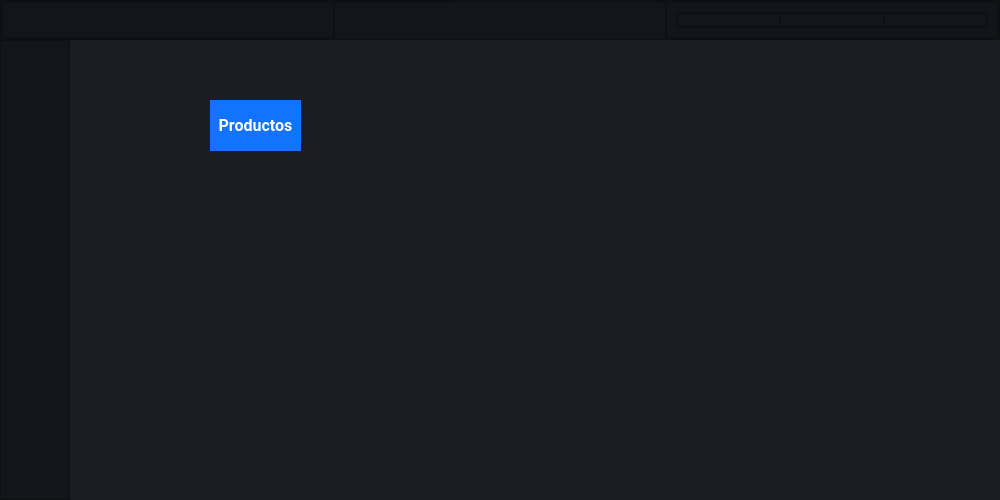
<?xml version="1.0" encoding="UTF-8"?>
<ui version="4.0">
 <class>MainWindow</class>
 <widget class="QMainWindow" name="MainWindow">
  <property name="geometry">
   <rect>
    <x>0</x>
    <y>0</y>
    <width>1000</width>
    <height>500</height>
   </rect>
  </property>
  <property name="windowTitle">
   <string>MainWindow</string>
  </property>
  <property name="styleSheet">
   <string notr="true">background-color: rgb(45, 45, 45);</string>
  </property>
  <widget class="QWidget" name="centralwidget">
   <property name="minimumSize">
    <size>
     <width>1000</width>
     <height>500</height>
    </size>
   </property>
   <layout class="QVBoxLayout" name="verticalLayout">
    <property name="spacing">
     <number>0</number>
    </property>
    <property name="leftMargin">
     <number>0</number>
    </property>
    <property name="topMargin">
     <number>0</number>
    </property>
    <property name="rightMargin">
     <number>0</number>
    </property>
    <property name="bottomMargin">
     <number>0</number>
    </property>
    <item>
     <widget class="QFrame" name="Top_Bar">
      <property name="maximumSize">
       <size>
        <width>16777215</width>
        <height>40</height>
       </size>
      </property>
      <property name="styleSheet">
       <string notr="true">background-color: rgb(35, 35, 35);
</string>
      </property>
      <property name="frameShape">
       <enum>QFrame::NoFrame</enum>
      </property>
      <property name="frameShadow">
       <enum>QFrame::Raised</enum>
      </property>
      <layout class="QHBoxLayout" name="horizontalLayout">
       <property name="spacing">
        <number>0</number>
       </property>
       <property name="leftMargin">
        <number>0</number>
       </property>
       <property name="topMargin">
        <number>0</number>
       </property>
       <property name="rightMargin">
        <number>0</number>
       </property>
       <property name="bottomMargin">
        <number>0</number>
       </property>
       <item>
        <widget class="QFrame" name="frame_top">
         <property name="minimumSize">
          <size>
           <width>0</width>
           <height>0</height>
          </size>
         </property>
         <property name="styleSheet">
          <string notr="true">background-color: rgb(18, 21, 26);</string>
         </property>
         <property name="frameShape">
          <enum>QFrame::StyledPanel</enum>
         </property>
         <property name="frameShadow">
          <enum>QFrame::Raised</enum>
         </property>
         <layout class="QHBoxLayout" name="horizontalLayout_3">
          <property name="spacing">
           <number>0</number>
          </property>
          <property name="leftMargin">
           <number>0</number>
          </property>
          <property name="topMargin">
           <number>0</number>
          </property>
          <property name="rightMargin">
           <number>0</number>
          </property>
          <property name="bottomMargin">
           <number>0</number>
          </property>
          <item>
           <widget class="QFrame" name="frame">
            <property name="frameShape">
             <enum>QFrame::StyledPanel</enum>
            </property>
            <property name="frameShadow">
             <enum>QFrame::Raised</enum>
            </property>
            <layout class="QHBoxLayout" name="horizontalLayout_4">
             <property name="spacing">
              <number>0</number>
             </property>
             <property name="leftMargin">
              <number>0</number>
             </property>
             <property name="topMargin">
              <number>0</number>
             </property>
             <property name="rightMargin">
              <number>0</number>
             </property>
             <property name="bottomMargin">
              <number>0</number>
             </property>
             <item>
              <widget class="QFrame" name="frame_izquierda">
               <property name="frameShape">
                <enum>QFrame::StyledPanel</enum>
               </property>
               <property name="frameShadow">
                <enum>QFrame::Raised</enum>
               </property>
              </widget>
             </item>
             <item>
              <widget class="QFrame" name="frame_medio">
               <property name="sizePolicy">
                <sizepolicy hsizetype="Preferred" vsizetype="Preferred">
                 <horstretch>0</horstretch>
                 <verstretch>7</verstretch>
                </sizepolicy>
               </property>
               <property name="minimumSize">
                <size>
                 <width>0</width>
                 <height>40</height>
                </size>
               </property>
               <property name="frameShape">
                <enum>QFrame::StyledPanel</enum>
               </property>
               <property name="frameShadow">
                <enum>QFrame::Raised</enum>
               </property>
               <widget class="QLabel" name="label_logo">
                <property name="geometry">
                 <rect>
                  <x>120</x>
                  <y>-25</y>
                  <width>202</width>
                  <height>80</height>
                 </rect>
                </property>
                <property name="sizePolicy">
                 <sizepolicy hsizetype="Maximum" vsizetype="Maximum">
                  <horstretch>0</horstretch>
                  <verstretch>0</verstretch>
                 </sizepolicy>
                </property>
                <property name="styleSheet">
                 <string notr="true">border-image: url(:/cct/Logo.png);</string>
                </property>
                <property name="text">
                 <string/>
                </property>
               </widget>
              </widget>
             </item>
             <item>
              <widget class="QFrame" name="frame_derecha">
               <property name="sizePolicy">
                <sizepolicy hsizetype="Preferred" vsizetype="Preferred">
                 <horstretch>0</horstretch>
                 <verstretch>0</verstretch>
                </sizepolicy>
               </property>
               <property name="frameShape">
                <enum>QFrame::StyledPanel</enum>
               </property>
               <property name="frameShadow">
                <enum>QFrame::Raised</enum>
               </property>
               <layout class="QHBoxLayout" name="horizontalLayout_5">
                <item>
                 <widget class="QFrame" name="frame_sub_derecha">
                  <property name="frameShape">
                   <enum>QFrame::StyledPanel</enum>
                  </property>
                  <property name="frameShadow">
                   <enum>QFrame::Raised</enum>
                  </property>
                  <layout class="QHBoxLayout" name="horizontalLayout_6">
                   <property name="spacing">
                    <number>0</number>
                   </property>
                   <property name="leftMargin">
                    <number>0</number>
                   </property>
                   <property name="topMargin">
                    <number>0</number>
                   </property>
                   <property name="rightMargin">
                    <number>0</number>
                   </property>
                   <property name="bottomMargin">
                    <number>0</number>
                   </property>
                   <item>
                    <widget class="QFrame" name="frame_interno_izquierdo">
                     <property name="frameShape">
                      <enum>QFrame::StyledPanel</enum>
                     </property>
                     <property name="frameShadow">
                      <enum>QFrame::Raised</enum>
                     </property>
                    </widget>
                   </item>
                   <item>
                    <widget class="QFrame" name="frame_intern_medio">
                     <property name="frameShape">
                      <enum>QFrame::StyledPanel</enum>
                     </property>
                     <property name="frameShadow">
                      <enum>QFrame::Raised</enum>
                     </property>
                    </widget>
                   </item>
                   <item>
                    <widget class="QFrame" name="frame_interno_derecha">
                     <property name="frameShape">
                      <enum>QFrame::StyledPanel</enum>
                     </property>
                     <property name="frameShadow">
                      <enum>QFrame::Raised</enum>
                     </property>
                     <layout class="QHBoxLayout" name="horizontalLayout_7">
                      <property name="spacing">
                       <number>0</number>
                      </property>
                      <property name="leftMargin">
                       <number>0</number>
                      </property>
                      <property name="topMargin">
                       <number>0</number>
                      </property>
                      <property name="rightMargin">
                       <number>0</number>
                      </property>
                      <property name="bottomMargin">
                       <number>0</number>
                      </property>
                      <item alignment="Qt::AlignHCenter|Qt::AlignTop">
                       <widget class="QPushButton" name="Btn_minimize">
                        <property name="sizePolicy">
                         <sizepolicy hsizetype="Fixed" vsizetype="Fixed">
                          <horstretch>0</horstretch>
                          <verstretch>0</verstretch>
                         </sizepolicy>
                        </property>
                        <property name="styleSheet">
                         <string notr="true">border: none;
</string>
                        </property>
                        <property name="text">
                         <string/>
                        </property>
                        <property name="icon">
                         <iconset resource="Imágenes .PNG Oficiales/img_oficiales.qrc">
                          <normaloff>:/cct/Exit.png</normaloff>:/cct/Exit.png</iconset>
                        </property>
                        <property name="iconSize">
                         <size>
                          <width>45</width>
                          <height>45</height>
                         </size>
                        </property>
                       </widget>
                      </item>
                      <item alignment="Qt::AlignHCenter|Qt::AlignTop">
                       <widget class="QPushButton" name="Btn_maximize">
                        <property name="sizePolicy">
                         <sizepolicy hsizetype="Fixed" vsizetype="Fixed">
                          <horstretch>0</horstretch>
                          <verstretch>0</verstretch>
                         </sizepolicy>
                        </property>
                        <property name="styleSheet">
                         <string notr="true">border: none;
</string>
                        </property>
                        <property name="text">
                         <string/>
                        </property>
                        <property name="icon">
                         <iconset resource="Imágenes .PNG Oficiales/img_oficiales.qrc">
                          <normaloff>:/cct/Exit.png</normaloff>:/cct/Exit.png</iconset>
                        </property>
                        <property name="iconSize">
                         <size>
                          <width>45</width>
                          <height>45</height>
                         </size>
                        </property>
                       </widget>
                      </item>
                      <item>
                       <widget class="QPushButton" name="Btn_close">
                        <property name="sizePolicy">
                         <sizepolicy hsizetype="Minimum" vsizetype="Fixed">
                          <horstretch>0</horstretch>
                          <verstretch>0</verstretch>
                         </sizepolicy>
                        </property>
                        <property name="styleSheet">
                         <string notr="true">border: none;</string>
                        </property>
                        <property name="text">
                         <string/>
                        </property>
                        <property name="icon">
                         <iconset resource="Imágenes .PNG Oficiales/img_oficiales.qrc">
                          <normaloff>:/cct/Exit.png</normaloff>:/cct/Exit.png</iconset>
                        </property>
                        <property name="iconSize">
                         <size>
                          <width>45</width>
                          <height>45</height>
                         </size>
                        </property>
                       </widget>
                      </item>
                     </layout>
                    </widget>
                   </item>
                  </layout>
                 </widget>
                </item>
               </layout>
              </widget>
             </item>
            </layout>
           </widget>
          </item>
         </layout>
        </widget>
       </item>
      </layout>
     </widget>
    </item>
    <item>
     <widget class="QFrame" name="Content">
      <property name="frameShape">
       <enum>QFrame::NoFrame</enum>
      </property>
      <property name="frameShadow">
       <enum>QFrame::Raised</enum>
      </property>
      <layout class="QHBoxLayout" name="horizontalLayout_2">
       <property name="spacing">
        <number>0</number>
       </property>
       <property name="leftMargin">
        <number>0</number>
       </property>
       <property name="topMargin">
        <number>0</number>
       </property>
       <property name="rightMargin">
        <number>0</number>
       </property>
       <property name="bottomMargin">
        <number>0</number>
       </property>
       <item>
        <widget class="QFrame" name="frame_left_menu">
         <property name="minimumSize">
          <size>
           <width>70</width>
           <height>0</height>
          </size>
         </property>
         <property name="maximumSize">
          <size>
           <width>70</width>
           <height>16777215</height>
          </size>
         </property>
         <property name="styleSheet">
          <string notr="true">background-color: #12151a;</string>
         </property>
         <property name="frameShape">
          <enum>QFrame::StyledPanel</enum>
         </property>
         <property name="frameShadow">
          <enum>QFrame::Raised</enum>
         </property>
         <layout class="QVBoxLayout" name="verticalLayout_2">
          <property name="spacing">
           <number>0</number>
          </property>
          <property name="leftMargin">
           <number>0</number>
          </property>
          <property name="topMargin">
           <number>0</number>
          </property>
          <property name="rightMargin">
           <number>0</number>
          </property>
          <property name="bottomMargin">
           <number>0</number>
          </property>
          <item alignment="Qt::AlignTop">
           <widget class="QFrame" name="frame_top_menus">
            <property name="minimumSize">
             <size>
              <width>0</width>
              <height>40</height>
             </size>
            </property>
            <property name="frameShape">
             <enum>QFrame::NoFrame</enum>
            </property>
            <property name="frameShadow">
             <enum>QFrame::Raised</enum>
            </property>
            <layout class="QVBoxLayout" name="verticalLayout_3">
             <property name="spacing">
              <number>0</number>
             </property>
             <property name="leftMargin">
              <number>0</number>
             </property>
             <property name="topMargin">
              <number>0</number>
             </property>
             <property name="rightMargin">
              <number>0</number>
             </property>
             <property name="bottomMargin">
              <number>0</number>
             </property>
             <item>
              <widget class="QPushButton" name="btn_menu">
               <property name="styleSheet">
                <string notr="true">border: none;</string>
               </property>
               <property name="text">
                <string/>
               </property>
               <property name="icon">
                <iconset resource="Imágenes .PNG Oficiales/img_oficiales.qrc">
                 <normaloff>:/cct/Menú.png</normaloff>:/cct/Menú.png</iconset>
               </property>
               <property name="iconSize">
                <size>
                 <width>50</width>
                 <height>50</height>
                </size>
               </property>
              </widget>
             </item>
             <item>
              <widget class="QPushButton" name="btn_menu_1">
               <property name="minimumSize">
                <size>
                 <width>0</width>
                 <height>40</height>
                </size>
               </property>
               <property name="font">
                <font>
                 <family>Roboto</family>
                 <pointsize>14</pointsize>
                 <weight>75</weight>
                 <bold>true</bold>
                </font>
               </property>
               <property name="styleSheet">
                <string notr="true">QPushButton {
color: #b3b3b3;
background-color: #12151a;
border: none;
}

QPushButton:hover {
background-color: rgb(85, 170, 255);
}
</string>
               </property>
               <property name="text">
                <string/>
               </property>
               <property name="icon">
                <iconset resource="Imágenes .PNG Oficiales/img_oficiales.qrc">
                 <normaloff>:/cct/Productos.png</normaloff>:/cct/Productos.png</iconset>
               </property>
               <property name="iconSize">
                <size>
                 <width>60</width>
                 <height>60</height>
                </size>
               </property>
              </widget>
             </item>
             <item>
              <widget class="QPushButton" name="btn_menu_2">
               <property name="minimumSize">
                <size>
                 <width>0</width>
                 <height>40</height>
                </size>
               </property>
               <property name="font">
                <font>
                 <family>Roboto</family>
                 <pointsize>14</pointsize>
                 <weight>75</weight>
                 <bold>true</bold>
                </font>
               </property>
               <property name="styleSheet">
                <string notr="true">QPushButton {
color: #b3b3b3;
background-color: #12151a;
border: 0px solid;
border: none;
}

QPushButton:hover {
background-color: rgb(85, 170, 255);
}
</string>
               </property>
               <property name="text">
                <string/>
               </property>
               <property name="icon">
                <iconset resource="Imágenes .PNG Oficiales/img_oficiales.qrc">
                 <normaloff>:/cct/Depósito.png</normaloff>:/cct/Depósito.png</iconset>
               </property>
               <property name="iconSize">
                <size>
                 <width>60</width>
                 <height>60</height>
                </size>
               </property>
              </widget>
             </item>
             <item>
              <widget class="QPushButton" name="btn_menu_3">
               <property name="minimumSize">
                <size>
                 <width>0</width>
                 <height>40</height>
                </size>
               </property>
               <property name="font">
                <font>
                 <family>Roboto</family>
                 <pointsize>14</pointsize>
                 <weight>75</weight>
                 <bold>true</bold>
                </font>
               </property>
               <property name="styleSheet">
                <string notr="true">QPushButton {
color: #b3b3b3;
background-color: #12151a;
border: none;
}

QPushButton:hover {
background-color: rgb(85, 170, 255);
}</string>
               </property>
               <property name="text">
                <string/>
               </property>
               <property name="icon">
                <iconset resource="Imágenes .PNG Oficiales/img_oficiales.qrc">
                 <normaloff>:/cct/Usuarios.png</normaloff>:/cct/Usuarios.png</iconset>
               </property>
               <property name="iconSize">
                <size>
                 <width>60</width>
                 <height>60</height>
                </size>
               </property>
              </widget>
             </item>
            </layout>
           </widget>
          </item>
          <item>
           <widget class="QPushButton" name="Btn_Menu_3">
            <property name="minimumSize">
             <size>
              <width>0</width>
              <height>40</height>
             </size>
            </property>
            <property name="font">
             <font>
              <family>Roboto</family>
              <pointsize>14</pointsize>
              <weight>75</weight>
              <bold>true</bold>
             </font>
            </property>
            <property name="styleSheet">
             <string notr="true">QPushButton {
color: #b3b3b3;
background-color: #12151a;
border: none;
}

QPushButton:hover {
background-color: rgb(85, 170, 255);
}</string>
            </property>
            <property name="text">
             <string/>
            </property>
            <property name="icon">
             <iconset resource="Imágenes .PNG Oficiales/img_oficiales.qrc">
              <normaloff>:/cct/Exit.png</normaloff>:/cct/Exit.png</iconset>
            </property>
            <property name="iconSize">
             <size>
              <width>60</width>
              <height>60</height>
             </size>
            </property>
           </widget>
          </item>
         </layout>
        </widget>
       </item>
       <item>
        <widget class="QFrame" name="frame_pages">
         <property name="styleSheet">
          <string notr="true">border: none;</string>
         </property>
         <property name="frameShape">
          <enum>QFrame::StyledPanel</enum>
         </property>
         <property name="frameShadow">
          <enum>QFrame::Raised</enum>
         </property>
         <layout class="QVBoxLayout" name="verticalLayout_4">
          <property name="spacing">
           <number>0</number>
          </property>
          <property name="leftMargin">
           <number>0</number>
          </property>
          <property name="topMargin">
           <number>0</number>
          </property>
          <property name="rightMargin">
           <number>0</number>
          </property>
          <property name="bottomMargin">
           <number>0</number>
          </property>
          <item>
           <widget class="QStackedWidget" name="Pages_Widget">
            <property name="styleSheet">
             <string notr="true">background-color: #1a1e23;
border: none;</string>
            </property>
            <widget class="QWidget" name="page_1">
             <widget class="QLabel" name="label_productos">
              <property name="geometry">
               <rect>
                <x>140</x>
                <y>60</y>
                <width>91</width>
                <height>51</height>
               </rect>
              </property>
              <property name="font">
               <font>
                <family>Roboto</family>
                <pointsize>12</pointsize>
                <weight>75</weight>
                <bold>true</bold>
               </font>
              </property>
              <property name="styleSheet">
               <string notr="true">background-color: rgb(17, 115, 255);</string>
              </property>
              <property name="text">
               <string>&lt;html&gt;&lt;head/&gt;&lt;body&gt;&lt;p align=&quot;center&quot;&gt;&lt;span style=&quot; color:#ffffff;&quot;&gt;Productos&lt;/span&gt;&lt;/p&gt;&lt;/body&gt;&lt;/html&gt;</string>
              </property>
             </widget>
            </widget>
            <widget class="QWidget" name="page_2">
             <widget class="QLabel" name="label_deposito">
              <property name="geometry">
               <rect>
                <x>120</x>
                <y>170</y>
                <width>61</width>
                <height>31</height>
               </rect>
              </property>
              <property name="font">
               <font>
                <family>Roboto</family>
                <pointsize>12</pointsize>
                <weight>75</weight>
                <bold>true</bold>
               </font>
              </property>
              <property name="styleSheet">
               <string notr="true">background-color: rgb(17, 115, 255);</string>
              </property>
              <property name="text">
               <string>&lt;html&gt;&lt;head/&gt;&lt;body&gt;&lt;p align=&quot;center&quot;&gt;&lt;span style=&quot; color:#ffffff;&quot;&gt;Depósito&lt;/span&gt;&lt;/p&gt;&lt;/body&gt;&lt;/html&gt;</string>
              </property>
             </widget>
            </widget>
            <widget class="QWidget" name="page_3">
             <widget class="QLabel" name="label_usuarios">
              <property name="geometry">
               <rect>
                <x>70</x>
                <y>60</y>
                <width>111</width>
                <height>71</height>
               </rect>
              </property>
              <property name="font">
               <font>
                <family>Roboto</family>
                <pointsize>12</pointsize>
                <weight>75</weight>
                <bold>true</bold>
               </font>
              </property>
              <property name="styleSheet">
               <string notr="true">background-color: rgb(17, 115, 255);</string>
              </property>
              <property name="text">
               <string>&lt;html&gt;&lt;head/&gt;&lt;body&gt;&lt;p align=&quot;center&quot;&gt;&lt;span style=&quot; color:#ffffff;&quot;&gt;Usuarios&lt;/span&gt;&lt;/p&gt;&lt;/body&gt;&lt;/html&gt;</string>
              </property>
             </widget>
            </widget>
           </widget>
          </item>
         </layout>
        </widget>
       </item>
      </layout>
     </widget>
    </item>
   </layout>
  </widget>
 </widget>
 <tabstops>
  <tabstop>btn_menu_2</tabstop>
  <tabstop>btn_menu_3</tabstop>
  <tabstop>Btn_Menu_3</tabstop>
  <tabstop>btn_menu</tabstop>
  <tabstop>btn_menu_1</tabstop>
 </tabstops>
 <resources>
  <include location="Imágenes .PNG Oficiales/img_oficiales.qrc"/>
 </resources>
 <connections/>
</ui>
